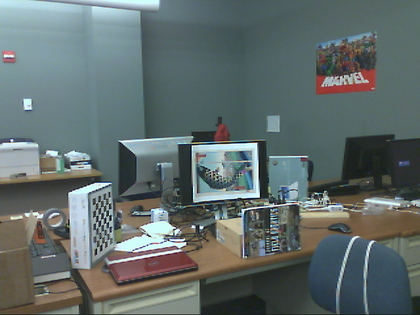
%> input picture Assignment 4/cv/officeL.png, 420 x 315 px, shrunk from 640 x 480 before the run
$ octave stereoDisparity.m   (GNU Octave 9; MATLAB toolbox functions it lacks are replaced by stand-ins)
%> lines starting %> are read from the running program, lines starting %| are printed output that depends on the picture
% The following code was adapted from a Mathworks example available here:
% http://www.mathworks.com/help/vision/examples/stereo-vision.html
%
% This script will compute the disparity map for the image 'right.png' by
% correlating it to 'left.png' using basic block matching and sub-pixel
% estimation. This code corresponds to sections 1 - 3 of the Mathworks
% tutorial.
%
% The main differences with the original tutorial are the following:
%   - Removed dependency on the TemplateMatcher object.
%   - Syntax and variable name changes for clarity.
%   - Extensive commenting.

% $Author: ChrisMcCormick $    $Date: 2014/01/10 22:00:00 $    $Revision: 1.0 $

% Revision notes:
%   v1.0 - 2014/01/10
%     - Initial version.

% Load the stereo images.
left = imread('officeL.png');
%> left is the input picture: size 315x420x3 uint8; mean R, G, B 97, 108.3, 107.5
right = imread('officeR.png');
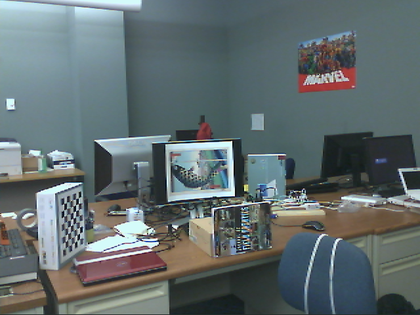
%> input picture Assignment 4/cv/officeR.png, 420 x 315 px, shrunk from 640 x 480 before the run
%> right is the input picture: size 315x420x3 uint8; mean R, G, B 97.5, 108.6, 110

%{
% ===================================
%       Display Composite Image
% ===================================
% This code will display the left image as a red image and the right image as a
% cyan image on top of one another. You can view the resulting image with red /
% blue glasses to see it in 3D.

% Create a composite image out of the two stereo images.
leftRed = left(:,:,1);

% Take the green and blue color channels from the right image.
rightGreenBlue = right(:,:,2:3);

% Combine the above channels into a single composite image using the 'cat'
% function, which concatenates the matrices along dimension '3'.
composite = cat(3, leftRed, rightGreenBlue);

% Show the composite image.
figure(1), clf;
image(composite);
axis image;
title('Composite image');
%}

% ====================================
%        Basic Block Matching
% ====================================
% Calculate the disparity using basic block matching with sub-pixel
% estimation.
% The original Mathworks example code utilized the TemplateMatcher from their
% vision toolbox; I've modified the code to work without this dependency.

fprintf('Performing basic block matching...\n');

% Start a timer.
tic();

% Convert the images from RGB to grayscale by averaging the three color
% channels.
leftI = mean(left, 3);
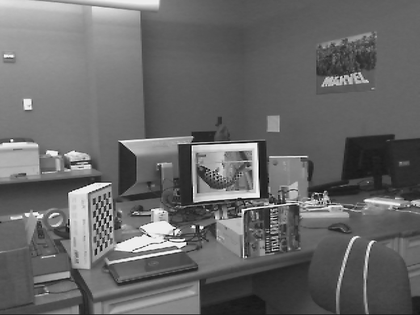
%> leftI: size 315x420 double; min 0, max 255, mean 104.2
rightI = mean(right, 3);
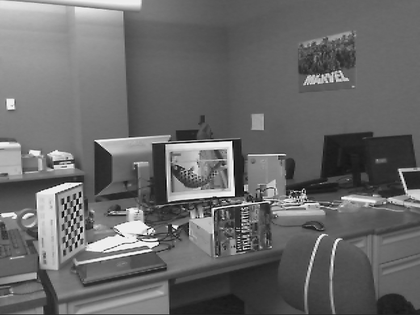
%> rightI: size 315x420 double; min 0, max 255, mean 105.4

% DbasicSubpixel will hold the result of the block matching.
% The values will be 'single' precision (32-bit) floating point.
DbasicSubpixel = zeros(size(leftI), 'single');

% The disparity range defines how many pixels away from the block's location
% in the first image to search for a matching block in the other image.
% 50 appears to be a good value for the 450x375 images from the "Cones"
% dataset.
disparityRange = 50;

% Define the size of the blocks for block matching.
halfBlockSize = 3;
blockSize = 2 * halfBlockSize + 1;

% Get the image dimensions.
[imgHeight, imgWidth] = size(leftI);
%> imgHeight = 315; imgWidth = 420

% For each row 'm' of pixels in the image...
%> (the run ends here)
